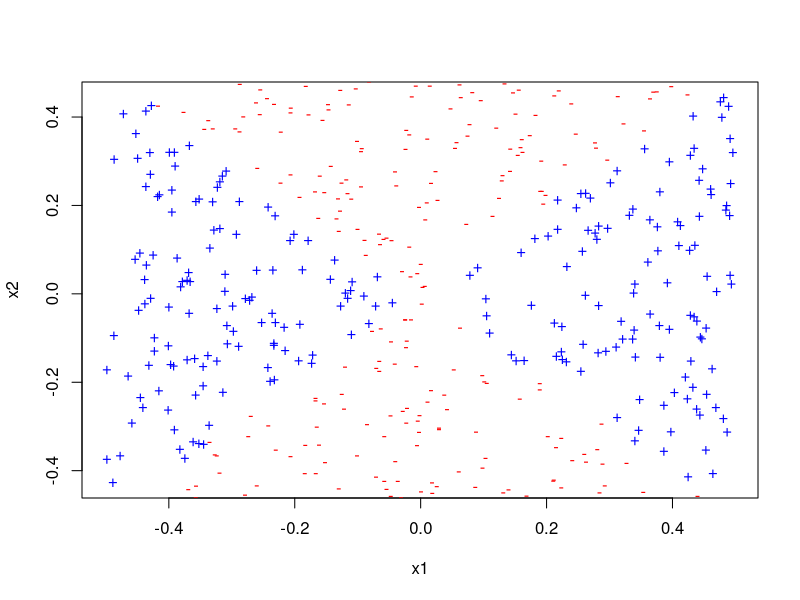
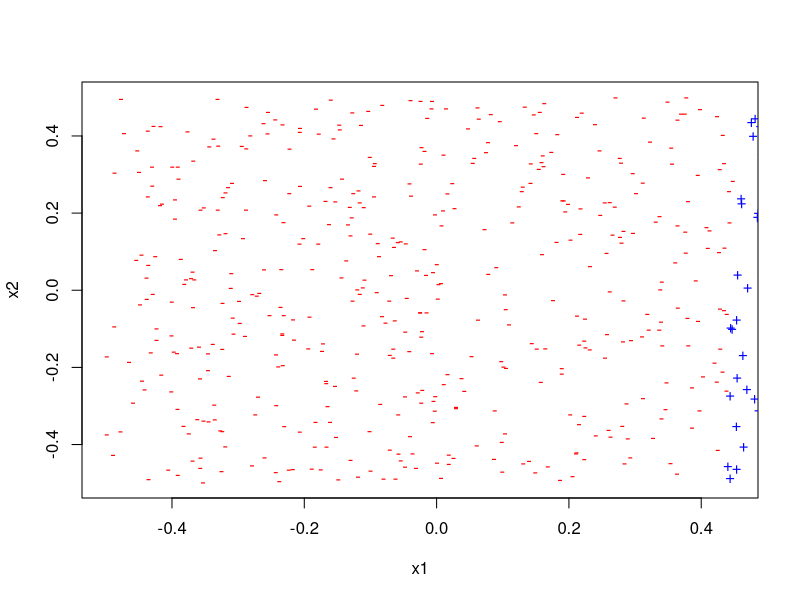
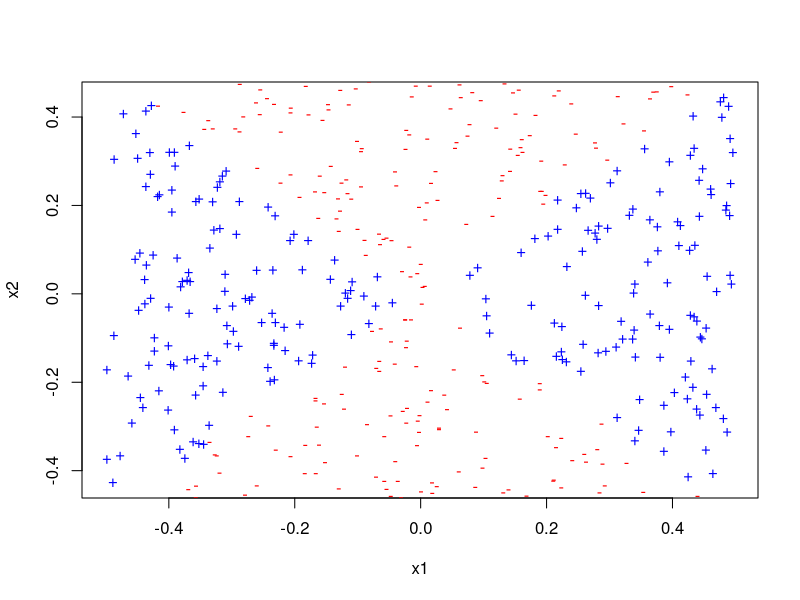
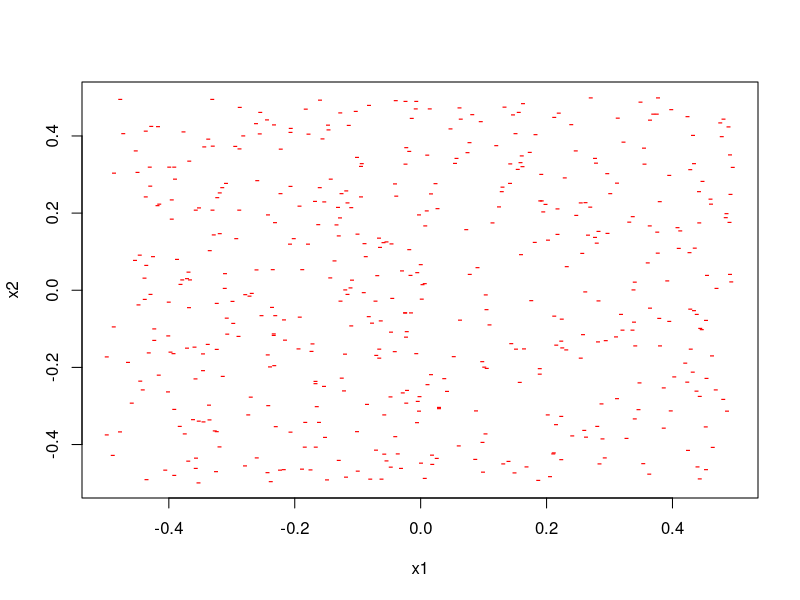
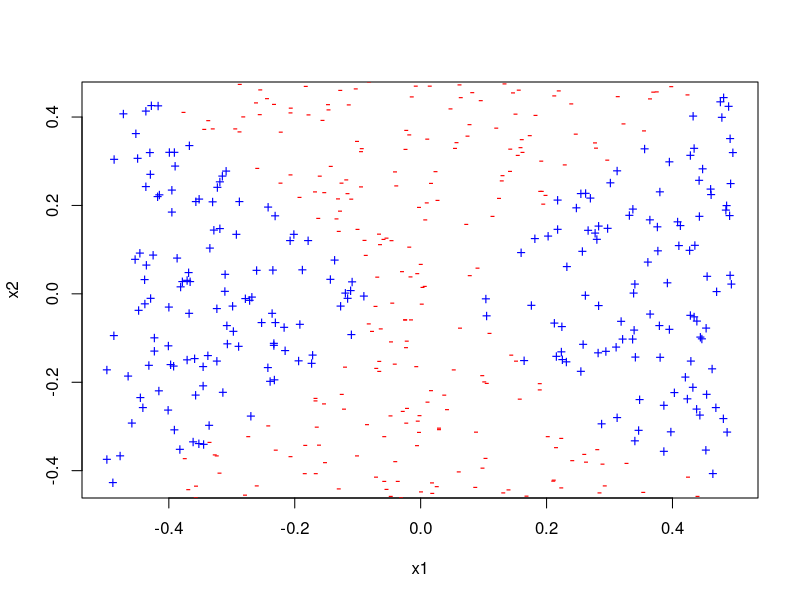

Write the R code that produced these figures, in order.

set.seed(1)
x1 = runif(500)-0.5
x2 = runif(500)-0.5
y=1*((x1^2-x2^2)>0)

dat = cbind(x1,x2)
positive.class = dat[as.factor(y)==1,]
negative.class = dat[as.factor(y)==0,]
plot(positive.class,col="blue",pch="+")
points(negative.class,col="red",pch="-")

#dat = data.frame(x=cbind(x1,x2),y=as.factor(y))
lgsfit = glm(as.factor(y)~x1+x2,family=binomial)
summary(lgsfit)

data = data.frame(cbind(x1,x2))
prob = predict(lgsfit,newdata=data,type="response")
pred = rep(0,length(prob))
pred[prob>=0.5]=1

positive.class = data[pred==1,]
negative.class = data[pred==0,]
plot(negative.class,col="red",pch="-")
points(positive.class,col="blue",pch="+")

glmfit = glm(y~poly(x1,2)+I(x1*x2)+poly(x2,2),family=binomial)
summary(glmfit)

data = data.frame(cbind(x1,x2))
prob = predict(glmfit,newdata=data,type="response")
pred = rep(0,length(prob))
pred[prob>=0.5]=1
positive.class = data[pred==1,]
negative.class = data[pred==0,]
plot(positive.class,col="blue",pch="+")
points(negative.class,col="red",pch="-")

library(e1071)
svmfit = svm(as.factor(y)~x1+x2,kernel="linear",cost=0.1)
data = cbind(x1,x2)
pred = predict(svmfit,data)
positive.class = data[pred==1,-3]
negative.class = data[pred==0,-3]
plot(negative.class,col="red",pch="-")
points(positive.class,col="blue",pch="+")

svmfit = svm(as.factor(y)~x1+x2,kernel="radial",gamma=1)
data = cbind(x1,x2)
pred = predict(svmfit,data)
positive.class=data[pred==1,]
negative.class=data[pred==0,]
plot(positive.class,col="blue",pch="+")
points(negative.class,col="red",pch="-")


